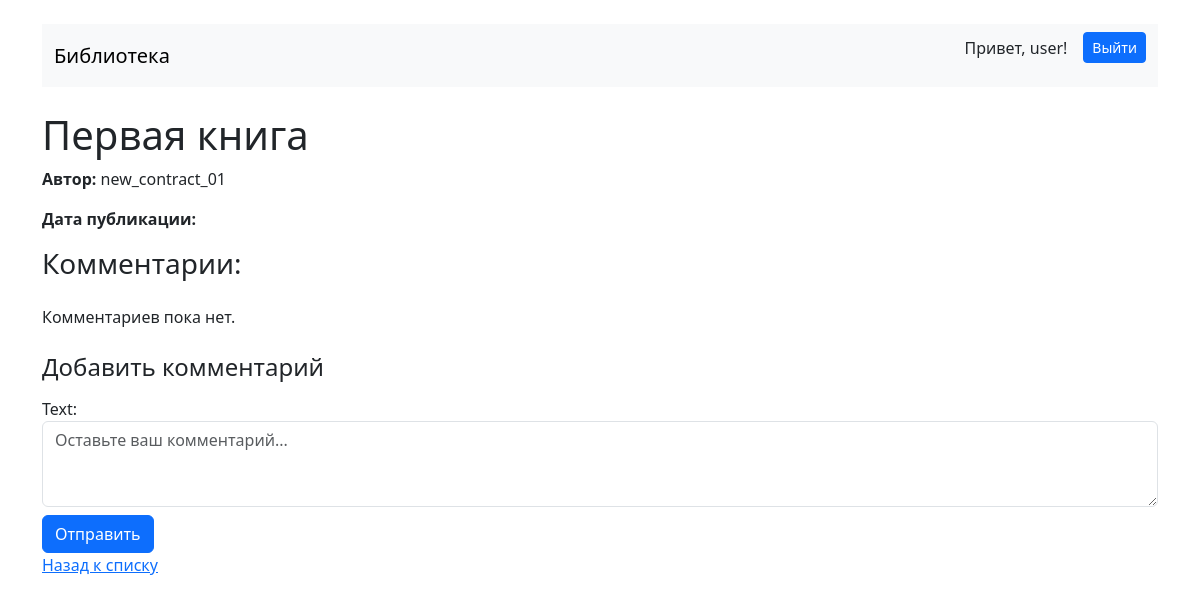
The page /10/ (signed in) on the database as committed earlier.
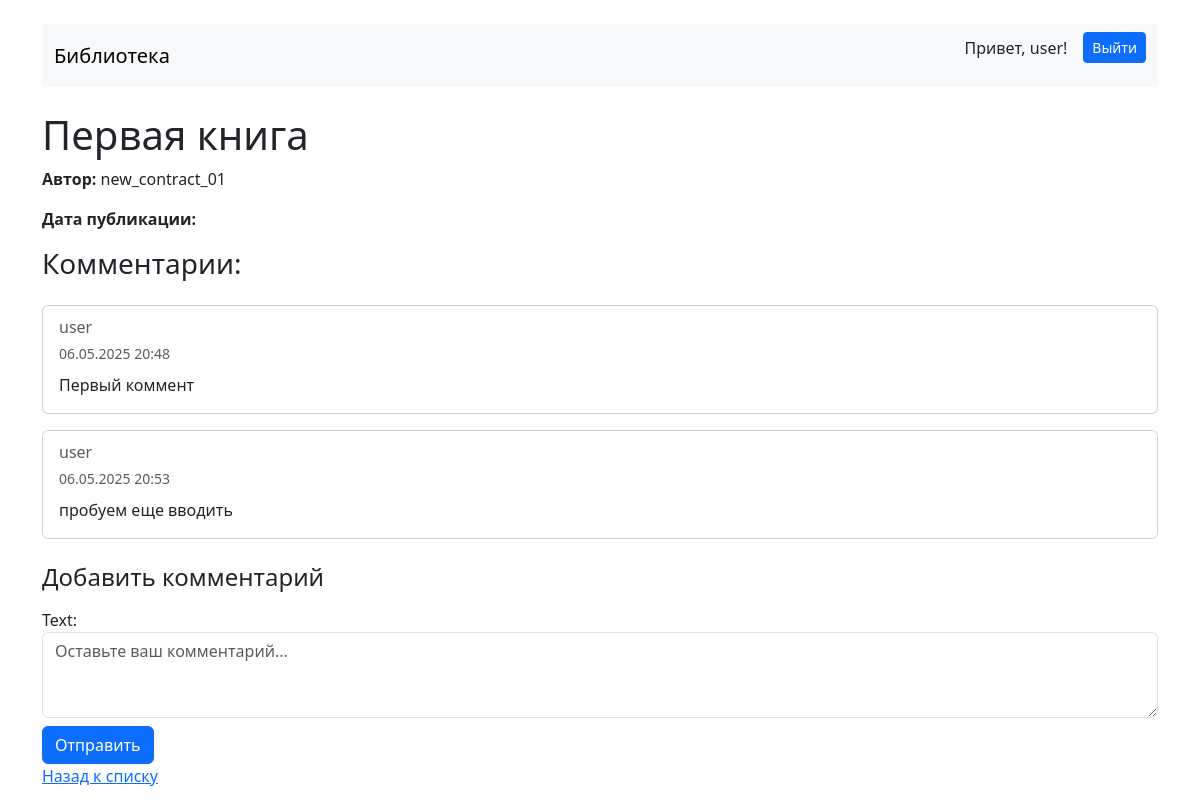
The same page on the database as committed later.
### news/models.py (models this page shows, shortened)
class Book(models.Model):
    title = models.CharField(max_length=200)
    author = models.ForeignKey(Author, on_delete=models.CASCADE, related_name='books')

class Author(models.Model):
    name = models.CharField(max_length=100)
    def __str__(self):
        return self.name

class Comment(models.Model):
    book = models.ForeignKey('Book', on_delete=models.CASCADE, related_name='comments')
    user = models.ForeignKey(User, on_delete=models.CASCADE, related_name='comments')
    text = models.TextField()
    created_at = models.DateTimeField(auto_now_add=True)

### news/views.py (the view, shortened to what this page needs)
# urls.py: path('<int:pk>/', BookDetailView.as_view(), name='book_detail'),
class BookDetailView(DetailView):
    model = Book
    template_name = 'news/book_detail.html'
    context_object_name = 'book'
    def get_context_data(self, **kwargs):
        context = super().get_context_data(**kwargs)
        context['form'] = CommentForm()
        context['comments'] = self.object.comments.all()
        return context

### news/forms.py
class CommentForm(forms.ModelForm):
    class Meta:
        model = Comment
        fields = ['text']
        widgets = {
            'text': forms.Textarea(attrs={
                'class': 'form-control',
                'rows': 3,
                'placeholder': 'Оставьте ваш комментарий...'
            }),
        }

### templates/news/book_detail.html (shortened to what this page needs)
{% extends 'news/layout.html' %}
{% block content %}
<h1>{{ book.title }}</h1>
<p><strong>Автор:</strong> {{ book.author }}</p>
<p><strong>Дата публикации:</strong> {{ book.published_date }}</p>
<h3 class="mb-4">Комментарии:</h3>
<div class="mb-3">
  {% for comment in comments %}
    <div class="card mb-3">
      <div class="card-body">
        <h6 class="card-subtitle mb-1 text-muted">{{ comment.user.username }}</h6>
        <small class="text-muted">{{ comment.created_at|date:"d.m.Y H:i" }}</small>
        <p class="card-text mt-2">{{ comment.text }}</p>
      </div>
    </div>
  {% empty %}
    <p>Комментариев пока нет.</p>
  {% endfor %}
</div>
{% if user.is_authenticated %}
    <h4 class="mt-4">Добавить комментарий</h4>
    <form method="post" class="mt-3">
      <div class="form-group">
        {{ form.text.label_tag }}
        {{ form.text }}
      </div>
      <button type="submit" class="btn btn-primary mt-2">Отправить</button>
    </form>
{% else %}
  <p><a href="{% url 'login' %}">Войдите</a>, чтобы оставить комментарий.</p>
{% endif %}
<a href="{% url 'book_list' %}">Назад к списку</a>
{% endblock %}

### templates/news/layout.html (shortened to what this page needs)
<!DOCTYPE html>
<html lang="ru">
<head>
    <link href="https://cdn.jsdelivr.net/npm/bootstrap@5.3.3/dist/css/bootstrap.min.css" rel="stylesheet">
</head>
<body class="container mt-4">
<nav class="navbar navbar-expand-lg navbar-light bg-light mb-4">
        <div class="container-fluid">
            <a class="navbar-brand" href="/">Библиотека</a>
            <div class="d-flex">
                {% if user.is_authenticated %}
                    <div class="d-flex justify-content-end align-items-center mb-3 gap-3">
                        <span>Привет, {{ user.username }}!</span>
                        <form method="post" action="{% url 'logout' %}">
                            <button type="submit" class="btn btn-primary btn-sm">Выйти</button>
                        </form>
                    </div>
                {% else %}
                    <div class="d-flex justify-content-end mb-3">
                        <a href="{% url 'login' %}" class="btn btn-primary btn-sm">Войти</a>
                    </div>
                {% endif %}
            </div>
        </div>
    </nav>
    {% block content %}{% endblock %}
</body>
</html>

Rows that differ between the two databases and show on the page:
added Comment: user.username "user", created_at "06.05.2025 20:48", text "Первый коммент"
added Comment: user.username "user", created_at "06.05.2025 20:53", text "пробуем еще вводить"
Other text that changed with them:
text no longer shown: "Комментариев пока нет."
